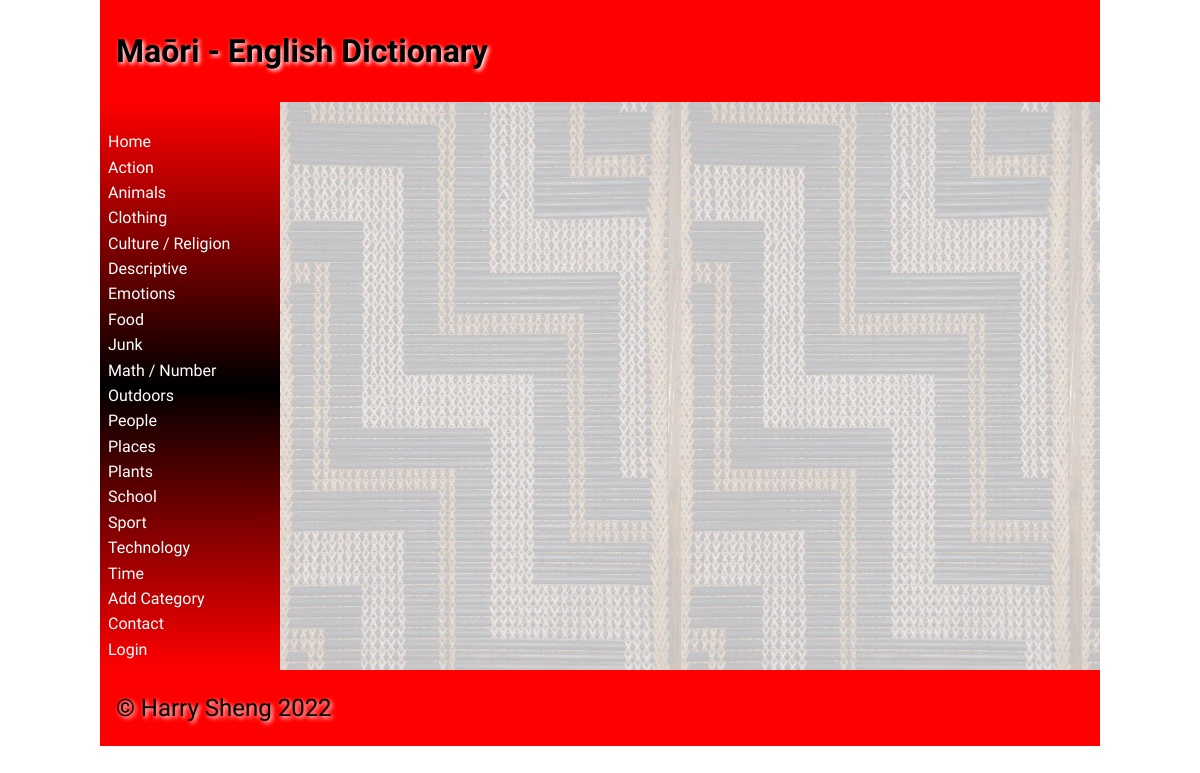
The app's page /word/318, older data.
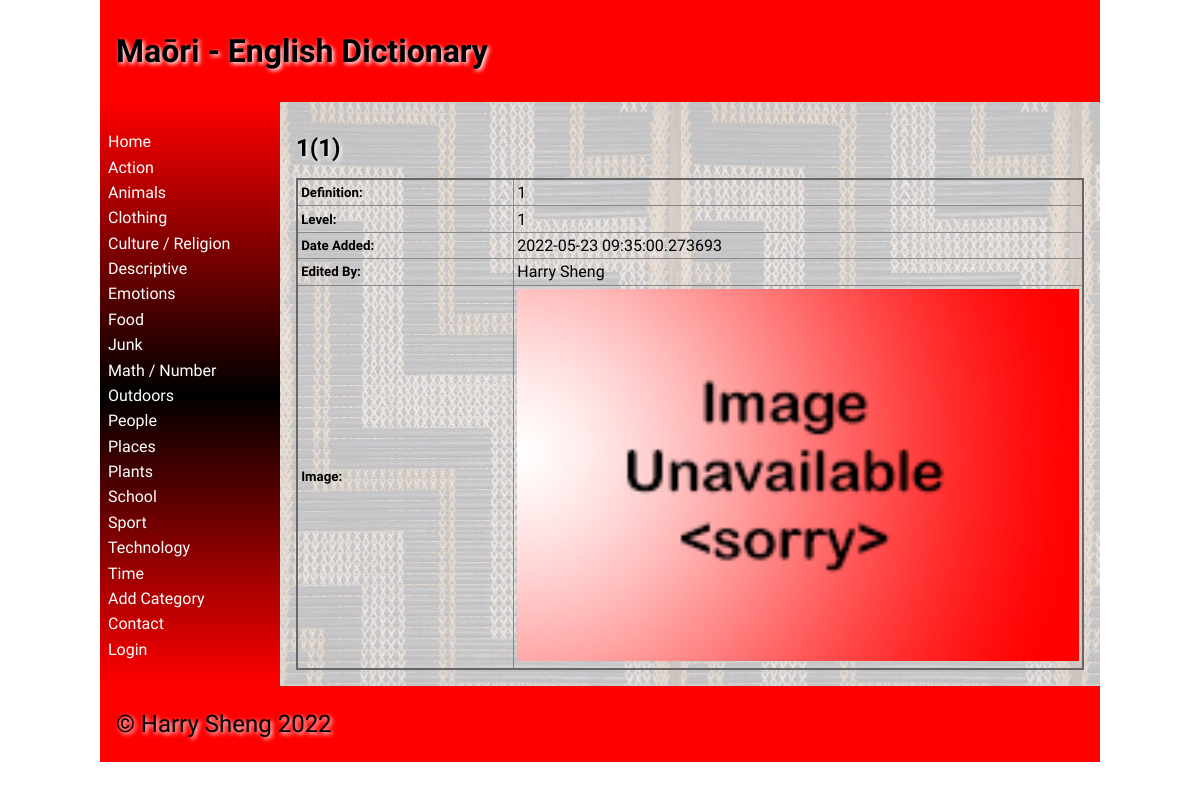
The same page, newer data.
### tables this page shows
CREATE TABLE "categories"
(
	id integer
		constraint Dictionary_pk
			primary key autoincrement,
	category varchar(30)
);

CREATE TABLE "Words"
(
    id          integer
        constraint Words_pk
            primary key,
    maori       varchar(30),
    english     varchar(30),
    category    varchar(30),
    definition  varchar(300),
    level       integer(10),
    image       varchar(30),
    user_id     integer
        references User,
    timestamp   datatime,
    category_id integer
        constraint Words_category_id_fk
            references categories
, username varchar(30));

### app.py (the view, shortened to what this page needs)
@app.route('/word/<wordid>', methods=['POST', 'GET'])
def word(wordid):
    con = create_connection(DATABASE)
    query = "SELECT id, maori, english, definition, level, timestamp, user_id, image, username FROM Words WHERE id = ?" # get the data from database
    cur = con.cursor()
    cur.execute(query, (wordid,)) # execute query
    words = cur.fetchall() # put words into a list
    con.close()
    return render_template('word.html', logged_in=is_logged_in(), categories=category_list(), words=words,
                           logged_in_teacher=is_logged_in_teacher())

### app.py (called while the page is built)
def create_connection(db_file):
    try:
        connection = sqlite3.connect(db_file)
        connection.execute('pragma foreign_keys=ON')
        return connection
    except Error as e:
        print(e)
    return None

def is_logged_in():
    if session.get("email") is None:  # if there is no email the user are not logged in
        print("not logged in")
        return False
    else:
        print("logged in")
        return True

def is_logged_in_teacher():
    if session.get("teacher") == "Y":  # if the user is the teacher
        print("logged in as teacher")
        return True
    else:
        print("logged in as student")
        return False

def category_list():
    con = create_connection(DATABASE)
    query = "SELECT id, category FROM categories ORDER BY category ASC"  # select category fom
    cur = con.cursor()
    cur.execute(query) # execute the query
    category_list = cur.fetchall()
    cur.close()
    return category_list

### templates/word.html (shortened to what this page needs)
{% extends 'base.html' %}
{% block heading %}Maōri - English Dictionary{% endblock %}
{% block main %}
    {%  for word in words %}
    <h2>{{ word[1] }}({{ word[2] }}){% if logged_in_teacher %}<a href="/deleteword/{{ word[0]}}/{{ word[1] }}">- Delete Word</a>{% endif %}</h2>
    {% endfor %}
<table class="cart-table">
    {%  for word in words %}
    <thead>
    <tr>
        <td><h5>Definition:</h5></td>
        <td>{{ word[3] }}</td>
    </tr>
    <tr>
        <td><h5>Level:</h5></td>
        <td>{{ word[4] }}</td>
    </tr>
    <tr>
        <td><h5>Date Added:</h5></td>
        <td>{{ word[5] }}</td>
    </tr>
    <tr>
        <td><h5>Edited By:</h5></td>
        <td>{{ word[8] }}</td>
    </tr>
    <tr>
        <td><h5>Image:</h5></td>
        <td><img src="/static/images/{{ word[7] }}.jpg"  alt=""></td>
    </tr>
    </thead>
    {% endfor %}
</table>
{% endblock %}

### templates/base.html (shortened to what this page needs)
<!doctype html>
<html lang="en">
<head>
	<link href="{{ url_for('static', filename='css/style.css') }}" rel="stylesheet">
</head>
<body>
	<div id="container">
		<header>
			<h1>{% block heading %}{% endblock %}</h1>
		</header>
		<nav>
			<ul>
                <li><a href="\">Home</a></li>
                <div class="category">
                {% for category in categories %}
                <tr>
                    <li><a href="/category/{{ category[0]}}">{{ category[1]}}</a></li>
                </tr>
                {% endfor %}
                </div>
                <li><a href="/add_category">Add Category</a></li>
                <li><a href="/contact">Contact</a></li>
                {% if logged_in %}
                    <li><a href="/logout">Log Out(Logged as {{ session.first_name }})</a></li>
				{% else %}
                    <li><a href="/login">Login</a></li>
                {% endif %}
			</ul>
		</nav>
		<main>
            {% block main%}{% endblock %}
        </main>
		<footer>
			<p>
				&copy; Harry Sheng 2022
			</p>
		</footer>
	</div>
</body>
</html>

Row changes from the older to the newer data that the page shows:
added Words: maori "1", english "1", definition "1", level "1", timestamp "2022-05-23 09:35:00.273693", username "Harry Sheng", image (placeholder picture)
